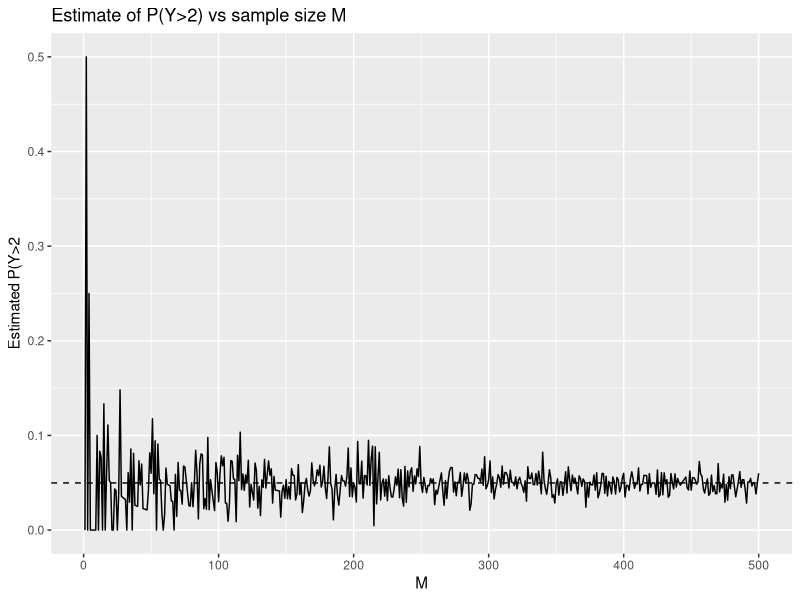
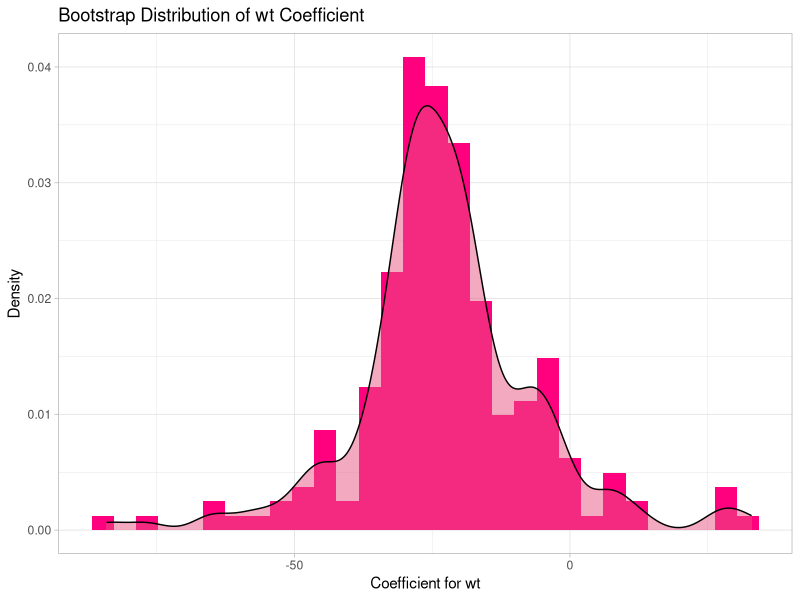

The R source for these figures, in order:
## ---- chunk 1
knitr::opts_chunk$set(echo = TRUE)
library(ggplot2)
## ---- chunk 2
# a. Normal-theory (z-based) CI
normal_ci <- function(x, alpha = 0.05) {
  # Description
  # Computes a (1 - alpha) normal-theory (z-based) confidence interval for the population 
  # mean using the sample mean and sample standard deviation.
 
   # Parameters
  # x -- numeric vector of sample data
  # alpha -- level of significance (default = 0.05 for a 95% CI)
  
  # Value
  # A numeric vector containing the lower and upper confidence limits of the normal-theory
  # confidence interval for the population mean.

  xbar <- mean(x)
  s <- sd(x)
  n <- length(x)
  lcl <- xbar - qnorm(1 - alpha/2)*(s/sqrt(n))
  ucl <- xbar + qnorm(1 - alpha/2)*(s/sqrt(n))
  c(lcl, ucl)
}
## ---- chunk 3
# b. t-type (Studentized) Bootstrap CI and Nonparametric Bootstrap Percentile CI
bootstrap_ci <- function(x, alpha = 0.05, seed, B = 500){
  # Description
  # Computes two types of (1 - alpha)100% bootstrap confidence intervals for the population
  # mean: (1) the t-type (Studentized) bootstrap CI, and (2) the nonparametric
  # bootstrap percentile CI
 
  # Parameters
  # x -- numeric vector of sample data
  # alpha -- level of significance (default = 0.05 for a 95% CI)
  # seed -- an arbitrary number used to set the random seed for reproducibility
  
  # Value
  # A list containing:
  # t_CI -- the t-type bootstrap CI for the mean
  # perc_CI -- the percentile CI for the mean
  
  n <- length(x)
  xbar <- mean(x)  
  s <- sd(x)
  se <- s/sqrt(n)

  set.seed(seed)

  bootstrap_estimates <- replicate(B, {
    sampling <- sample(x, size = n, replace=TRUE)
    xbar_b <- mean(sampling)
    s_b <- sd(sampling)
    se_b <- s_b/sqrt(n)
    t_b <- (xbar_b - xbar) / se_b
    c(mean=xbar_b, t=t_b)
  })
  
  
xbar_star <- bootstrap_estimates["mean", ]
t_star <- bootstrap_estimates["t", ]

  # t-type studentized CI
  t_quant <- quantile(t_star, c(alpha/2, 1-alpha/2))
  
  t_CI <- c(xbar - t_quant[2]*se, xbar - t_quant[1]*se)
  
  # Nonpar Percentile CI
  perc_CI <- quantile(xbar_star, c(alpha/2, 1-(alpha/2)))
                        
 list(t_CI = t_CI,
      perc_CI = perc_CI)
}
## ---- chunk 4
MC_CI <- function(dist, n, M = 500, seed) {
  
  if (!dist %in% c("Normal", "Exponential")) {
    stop("dist must be either 'Normal' or 'Exponential'")
  }
  
  covers_normal <- numeric(M)
  covers_t      <- numeric(M)
  covers_perc   <- numeric(M)

  lengths_normal <- numeric(M)
  lengths_t      <- numeric(M)
  lengths_perc   <- numeric(M)
  
  true_mu <- 0
  
  for (i in 1:M) {
    set.seed(i)
    
    # Generating sample according to the specified distribution
    if (dist == "Normal") {
      x <- rnorm(n, 0, 1)
    } else if (dist == "Exponential") {
      # Centering Exponential(1): Exp(1) has mean 1, so subtract 1 to get mean 0
      x <- rexp(n, 1) - 1
    }
    
    # Normal-theory (z-based) CI
    ci_norm <- normal_ci(x)
    covers_normal[i] <- ci_norm[1] <= true_mu & true_mu <= ci_norm[2]
    lengths_normal[i] <- ci_norm[2] - ci_norm[1]
  
    # Bootstrap CIs 
    ci_boot <- bootstrap_ci(x, seed = seed)
    
    # t-type (Studentized) bootstrap CI
    ci_t <- ci_boot$t_CI
    covers_t[i] <- ci_t[1] <= true_mu & true_mu <= ci_t[2]
    lengths_t[i] <- ci_t[2] - ci_t[1]
    
    # Percentile bootstrap CI
    ci_perc <- ci_boot$perc_CI
    covers_perc[i] <- ci_perc[1] <= true_mu & true_mu <= ci_perc[2]
    lengths_perc[i] <- ci_perc[2] - ci_perc[1]
  }
  # Summarizing the results for all three CI methods
  summary_df <- data.frame(
    Distribution = dist,
    Sample_size = n,
    CI_type = c("Normal-based", "t-type", "Percentile"),
    Coverage_probability = c(mean(covers_normal),
      mean(covers_t),
      mean(covers_perc)),
    Mean_length = c(mean(lengths_normal),
      mean(lengths_t),
      mean(lengths_perc))
  )
  return(summary_df)
}
## ---- chunk 5
results <- rbind(
  MC_CI("Normal",      n = 20,  M = 500, seed = 1000),
  MC_CI("Normal",      n = 100, M = 500, seed = 2000),
  MC_CI("Exponential", n = 20,  M = 500, seed = 3000),
  MC_CI("Exponential", n = 100, M = 500, seed = 4000)
)
print(results, digits = 4)
## ---- chunk 6
# Simulation Sub-item: Monte Carlo Tail Probability

lcg <- function(seed, a, b, m, n){
  x <- numeric(n+1)
  x[1] <- seed
  for (i in 2:(n+1)){
    x[i] <- (a*x[i-1] + b) %% m
  }
  u <- x[-1]/m
  return(u)
}

# Parameters for the modified LCG
seed <- 142
a <- 1664525123
b <- 1013904223
m <- 2^32 - 1

# Estimating P(Y > 2) where Y = Exponential(1) - 1 using the inverse transform method 
# and our specified LCG 
U <- lcg(142,1664525123,1013904223,2^32-1,500)
Y <- -log(1-U)-1

# Then P(Y>2) is
prob <- mean(Y>2)
prob

# True probability
true_p <- exp(-3)
true_p
## ---- chunk 7
# Showing how the MC estimate of P(Y > 2) changes/converges as M goes from 1 to 500
M_max <- 500
estimates <- numeric(M_max)

for (i in 1:M_max){
  seed_i <- i*10
  U <- lcg(seed_i, 1664525123, 1013904223, 2^32-1,i)
  Y <- -log(1-U)-1
  estimates[i] <- mean(Y>2)
}

tail <- data.frame(M=1:M_max, p_hat=estimates)

true_p <- exp(-3)

ggplot(tail, aes(x=M, y=p_hat))+
  geom_line()+
  geom_hline(yintercept=true_p, linetype="dashed")+
  labs(title = "Estimate of P(Y>2) vs sample size M",
       x = "M",
       y = "Estimated P(Y>2")
## ---- chunk 8
set.seed(2025)
jack_recur <- function(x, i = 1, theta_jack = numeric(0)) {
  n <- length(x)
 
 # Base Case
  if (i > n) {
    return(theta_jack)
  }
  
  current_theta <- median(x[-i]) / mean(x[-i])
  new_theta_jack <- c(theta_jack, current_theta)
  
  # Recursive Call
  return(jack_recur(x, i = i + 1, theta_jack = new_theta_jack))
}
## ---- chunk 9
    jack_result <- jack_recur(mtcars$mpg)
    theta_bar <- mean(jack_result)
    theta_bar
## ---- chunk 10
    n <- 32
    var_jack <- ((n - 1) / n) * sum((jack_result - theta_bar)^2)
    se_jack <- sqrt(var_jack)
    se_jack
## ---- chunk 11
    quantile(jack_result, c(0.025, 0.975))
## ---- chunk 12
    set.seed(2025)
    boot_recur <- function(x, B = 500, i = 1, boot_estimates = numeric(B)) {
      n <- length(x)
      x_bar <- mean(x)
      s <- sd(x)

      # Base case
      if (i > B) {
        return(boot_estimates)
      }

      temp_samp <- rnorm(n, mean = x_bar, sd = s)
      boot_estimates[i] <- median(temp_samp) / mean(temp_samp)

      # Recursive call
      boot_recur(x, B, i + 1, boot_estimates)
    }

    result <- boot_recur(mtcars$mpg)
    mean(result)
## ---- chunk 13
    sd(result)
## ---- chunk 14
    quantile(result, c(0.025, 0.975))
## ---- chunk 15
    T0 <- 1
    T_obs <- median(mtcars$mpg) / mean(mtcars$mpg)
    T_centered <- result - mean(result) + T0
    p_value <- mean(abs(T_centered - T0) >= abs(T_obs - T0))
    p_value
## ---- chunk 16
    # CV function that returns the CV MSE and CV MAE
    kfold <- function(formula, data, k) {
      
      # Description:
      # Returns the cross-validated Mean Squared Error (MSE) and Mean Absolute Error 
    # (MAE) for a linear model using k-fold cross-validation.
      
      # Parameters:
      # formula -- formula of the model to be fitted
      # data -- data set containing the model variables
      # k -- number of folds to use for cross-validation

      # Value:
      # A list containing the following:
      # CV MSE -- cross-validated mean squared error averaged across all folds
      # CV MAE -- cross-validated mean absolute error averaged across all folds
      
      n <- nrow(data)
      # Assigning folds
      folds <- sample(rep(1:k, length.out = n))
      
      MSE <- numeric(k)
      MAE <- numeric(k)
      for (i in 1:k) {
        # Splitting the dataset
        train <- data[folds!=i,]
        test <- data[folds==i,]
        
        # Modelling
        mod <- lm(formula, data = train)
        pred <- predict(mod, test)
        y  <- all.vars(formula)[1]
        error <- test[[y]] - pred
        MSE[i] <- mean(error^2)
        MAE[i] <- mean(abs(error))
      }
      return(list(CV_MSE = mean(MSE),
           CV_MAE = mean(MAE)))
    }
## ---- chunk 17
    # 5-fold CV

    set.seed(1500)

    models <- list(
      ModelA = mpg ~ wt + hp,
      ModelB = mpg ~ poly(wt, 2, raw = TRUE) + hp,
      ModelC = mpg ~ poly(wt, 3, raw = TRUE) + hp,
      ModelD = mpg ~ poly(wt, 4, raw = TRUE) + hp
    )

    for (m in names(models)) {
      fivef_cv  <- kfold(models[[m]], mtcars, k = 5)

      cat("\n==============", m, "==============\n",
          "5-Fold  CV MSE:", fivef_cv$CV_MSE,  "\n",
          "        CV MAE:", fivef_cv$CV_MAE,  "\n")
    }
## ---- chunk 18
    # 10-fold CV

    set.seed(1901)
    models <- list(
      ModelA = mpg ~ wt + hp,
      ModelB = mpg ~ poly(wt, 2, raw = TRUE) + hp,
      ModelC = mpg ~ poly(wt, 3, raw = TRUE) + hp,
      ModelD = mpg ~ poly(wt, 4, raw = TRUE) + hp
    )

    for (m in names(models)) {
      tenf_cv <- kfold(models[[m]], mtcars, k = 10)

      cat("\n==============", m, "==============\n",
          "10-Fold CV MSE:", tenf_cv$CV_MSE, "\n",
          "        CV MAE:", tenf_cv$CV_MAE, "\n")
    }
## ---- chunk 19
    # Refitting the CV-selected model on B = 200 bootstrap samples and starting 
    # seed = 2026

    set.seed(2026)
    n <- nrow(mtcars)
    B <- 200
    boot_coefs <- numeric(B)

    for (b in 1:B) {
      idx <- sample(1:n, size = n, replace = TRUE)
      df_b <- mtcars[idx,]
      fit_b <- lm(mpg ~ poly(wt, 3, raw = TRUE) + hp, data = df_b)
      boot_coefs[b] <- coef(fit_b)["poly(wt, 3, raw = TRUE)1"]
    }
## ---- chunk 20
    # Density plot of the bootstrap coefficient estimates

    ggplot(data = data.frame(wt = boot_coefs), aes(wt)) +
      geom_histogram(aes(y = after_stat(density)), fill = "#FF007F") +
      geom_density(alpha = 0.5, fill = "#E75480") +
      theme_light() +
        labs(title = "Bootstrap Distribution of wt Coefficient",
           x = "Coefficient for wt",
           y = "Density")
## ---- chunk 21
    # Mean
    boot_mean <- mean(boot_coefs)
    boot_mean

    # SD
    boot_sd <- sd(boot_coefs)
    boot_sd
## ---- chunk 22
    # Fitting the CV-selected model using the entire dataset
    fit_orig <- lm(mpg ~ poly(wt, 3, raw = TRUE) + hp, data = mtcars)

    # Obtain the coefficient estimate from this fitted model (fit_orig)
    coef_orig <- coef(fit_orig)["poly(wt, 3, raw = TRUE)1"]
## ---- chunk 23
    # Percentile CI
    percentile_CI <- quantile(boot_coefs, probs = c(0.025, 0.975))

    # Empirical CI
    empirical_CI <- c(
      2*coef_orig - quantile(boot_coefs, 0.975),
      2*coef_orig - quantile(boot_coefs, 0.025))

    # Display the results
    ci_summary <- data.frame(
      CI_Type = c("Percentile CI", "Empirical CI"),
      Lower = c(percentile_CI[1], empirical_CI[1]),
      Upper = c(percentile_CI[2], empirical_CI[2]),
      Length = c(diff(percentile_CI), diff(empirical_CI))
    )

    print(ci_summary)
## ---- chunk 24
    # Display the results
    coef_table <- data.frame(
      Description = c("Coefficient from entire dataset", "Bootstrap mean coefficient"),
      Value = c(coef_orig, boot_mean),
      row.names = NULL
    )
    coef_table
